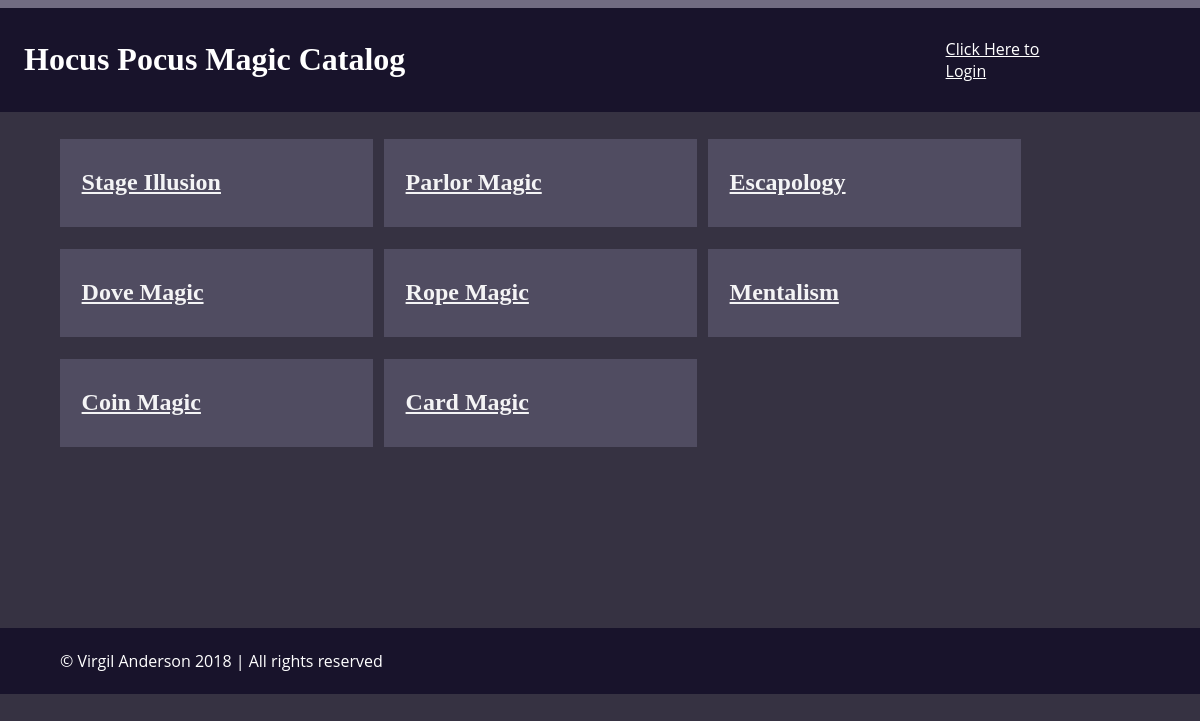
The page /catalog on the database as committed earlier.
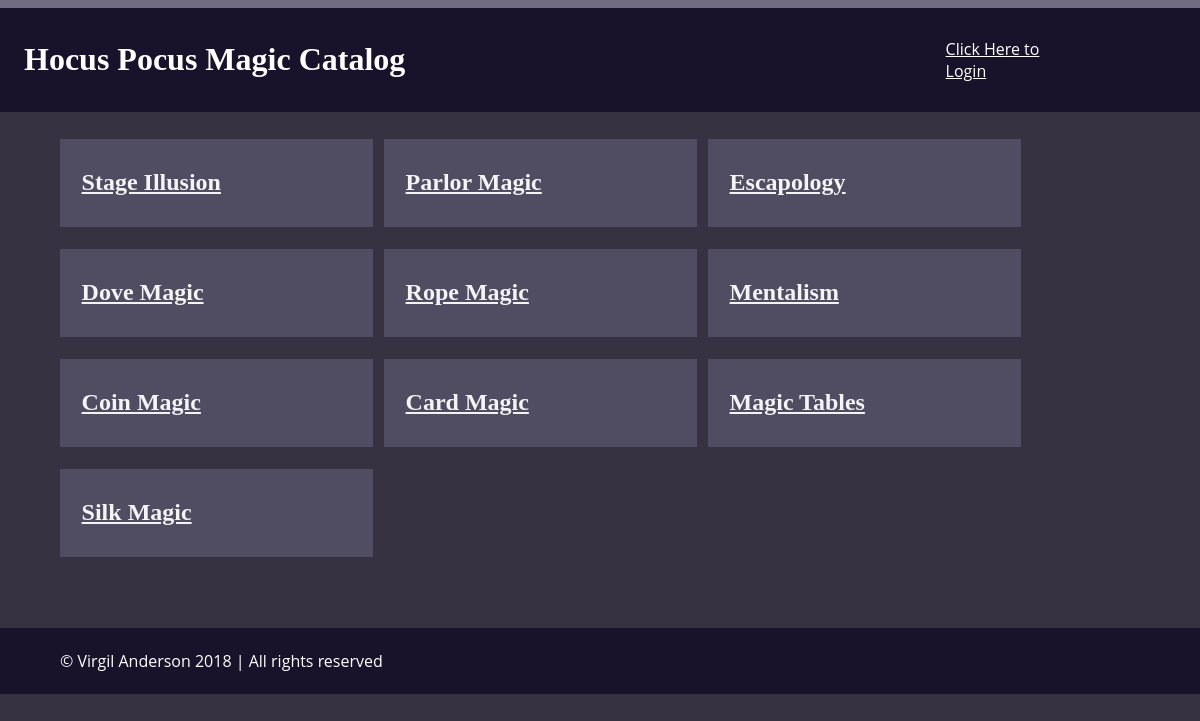
The same page on the database as committed later.
### database_setup.py (models this page shows, shortened)
class magicCategory(Base):
    __tablename__ = 'magicCategory'
    id = Column(Integer, primary_key=True)
    name = Column(String(80), nullable=False)
    user_id = Column(Integer, ForeignKey('user.id'))
    user = relationship(User)

### project.py (the view)
@app.route('/')
@app.route('/catalog')
def showCatalog():
    c = session.query(magicCategory).all()
    t = 'Magic Catalog'
    m = ''
    if not c:
        m = "There are no magic categories..."
    if 'username' not in login_session:
        return render_template('publicCatalog.html', c=c, message=m, t=t)
    else:
        p = login_session['picture']
        return render_template('catalog.html', c=c, message=m, t=t, p=p)

### templates/publicCatalog.html (shortened to what this page needs)
{% extends "main.html" %}
{% block content %}
{% include "header.html" %}
<main>
  <section class='flex-row'>
    {% for c in c%}
    <div class='category'>
      <h2>
        <a href='{{url_for('showCategory', cat_id = c.id)}}'>{{c.name}}</a>
      </h2>
    </div>
    {% endfor %}
  </section>
</main>
{% include "footer.html" %}
{% endblock %}

Rows that differ between the two databases and show on the page:
added magicCategory: name "Magic Tables"
added magicCategory: name "Silk Magic"
